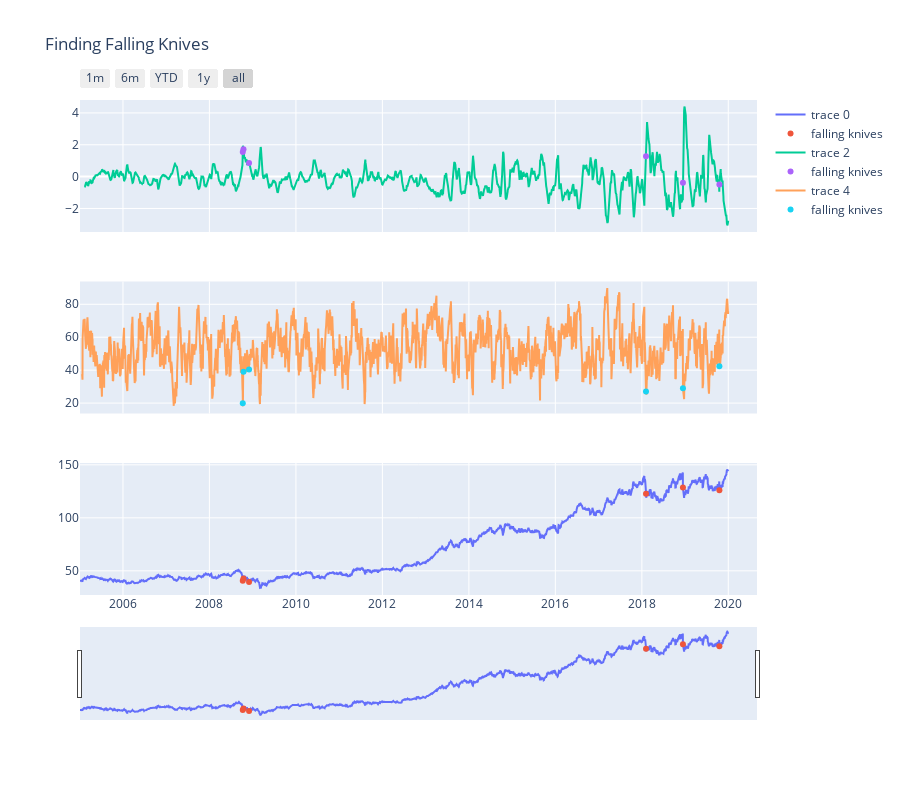

The notebook cell this image was saved under:
### Markdown cell above
This next cell manages the graphing

### Code cell
# Create figure
fig = make_subplots(rows=3, cols=1, shared_xaxes=True)

fig.add_trace(go.Scatter(x=ticker_database.index, y=ticker_database['Adj Close']), row=3, col=1)

fig.add_trace(go.Scatter(x=ticker_database_filtered.index, y=ticker_database_filtered['Adj Close'],
                    mode='markers',
                    name='falling knives'),
                    row=3, col=1)

fig.add_trace(go.Scatter(x=ticker_database.index, y=ticker_database['MACD']), row=1, col=1)

fig.add_trace(go.Scatter(x=ticker_database_filtered.index, y=ticker_database_filtered['MACD'],
                    mode='markers',
                    name='falling knives'),
                    row=1, col=1)

fig.add_trace(go.Scatter(x=ticker_database.index, y=ticker_database['RSI']), row=2, col=1)

fig.add_trace(go.Scatter(x=ticker_database_filtered.index, y=ticker_database_filtered['RSI'],
                    mode='markers',
                    name='falling knives'),
                    row=2, col=1)


# Add range slider
fig.update_layout(
    title_text="Finding Falling Knives",
    xaxis3_rangeslider_visible=True,
    height=800,
    xaxis=dict(
        rangeselector=dict(
            buttons=list([
                dict(count=1,
                     label="1m",
                     step="month",
                     stepmode="backward"),
                dict(count=6,
                     label="6m",
                     step="month",
                     stepmode="backward"),
                dict(count=1,
                     label="YTD",
                     step="year",
                     stepmode="todate"),
                dict(count=1,
                     label="1y",
                     step="year",
                     stepmode="backward"),
                dict(step="all")
            ])
        ),
        type="date"
    )
)

fig.show()

### Figure 1 — Plotly figure (JSON) as saved in the notebook; plotly's stock layout.template omitted (floating-point values rounded to 4 significant figures; data arrays with more than 128 entries replaced by an {"elided": "..."} marker saying what was removed)
{"data": [{"type": "scatter", "x": {"elided": "3775 str values"}, "xaxis": "x3", "y": {"elided": "3775 float values"}, "yaxis": "y3"}, {"mode": "markers", "name": "falling knives", "type": "scatter", "x": ["2008-10-09T00:00:00", "2008-10-15T00:00:00", "2008-12-01T00:00:00", "2018-02-05T00:00:00", "2018-12-14T00:00:00", "2019-10-18T00:00:00"], "xaxis": "x3", "y": [40.62, 42.71, 39.36, 122.7, 128.5, 126.0], "yaxis": "y3"}, {"type": "scatter", "x": {"elided": "3775 str values"}, "xaxis": "x", "y": {"elided": "3775 float values"}, "yaxis": "y"}, {"mode": "markers", "name": "falling knives", "type": "scatter", "x": ["2008-10-09T00:00:00", "2008-10-15T00:00:00", "2008-12-01T00:00:00", "2018-02-05T00:00:00", "2018-12-14T00:00:00", "2019-10-18T00:00:00"], "xaxis": "x", "y": [1.547, 1.716, 0.8617, 1.282, -0.3776, -0.501], "yaxis": "y"}, {"type": "scatter", "x": {"elided": "3775 str values"}, "xaxis": "x2", "y": {"elided": "3775 float values"}, "yaxis": "y2"}, {"mode": "markers", "name": "falling knives", "type": "scatter", "x": ["2008-10-09T00:00:00", "2008-10-15T00:00:00", "2008-12-01T00:00:00", "2018-02-05T00:00:00", "2018-12-14T00:00:00", "2019-10-18T00:00:00"], "xaxis": "x2", "y": [19.97, 39.06, 40.35, 27.09, 28.95, 42.42], "yaxis": "y2"}], "layout": {"height": 800, "title": {"text": "Finding Falling Knives"}, "xaxis": {"anchor": "y", "domain": [0, 1], "matches": "x3", "rangeselector": {"buttons": [{"count": 1, "label": "1m", "step": "month", "stepmode": "backward"}, {"count": 6, "label": "6m", "step": "month", "stepmode": "backward"}, {"count": 1, "label": "YTD", "step": "year", "stepmode": "todate"}, {"count": 1, "label": "1y", "step": "year", "stepmode": "backward"}, {"step": "all"}]}, "showticklabels": false, "type": "date"}, "xaxis2": {"anchor": "y2", "domain": [0, 1], "matches": "x3", "showticklabels": false}, "xaxis3": {"anchor": "y3", "domain": [0, 1], "rangeslider": {"visible": true}}, "yaxis": {"anchor": "x", "domain": [0.7333, 1]}, "yaxis2": {"anchor": "x2", "domain": [0.3667, 0.6333]}, "yaxis3": {"anchor": "x3", "domain": [0, 0.2667]}}}
